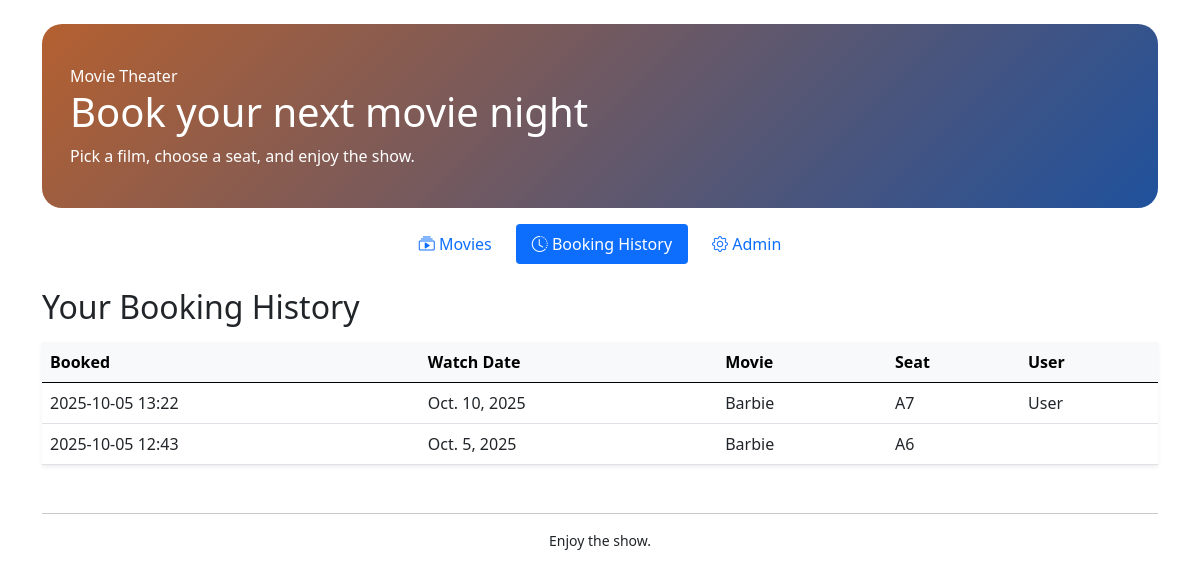
The page /history/ on the database its author committed.
### bookings/models.py (models this page shows, shortened)
class Booking(models.Model):
    movie = models.ForeignKey(
        Movie, on_delete=models.CASCADE, related_name="bookings"
    )
    seat = models.ForeignKey(
        Seat, on_delete=models.PROTECT, related_name="bookings"  # PROTECT recommended
    )
    user = models.ForeignKey(
        settings.AUTH_USER_MODEL, on_delete=models.CASCADE, related_name="bookings"
    )
    booking_date = models.DateTimeField(auto_now_add=True)
    show_date = models.DateField()
    booking_date = models.DateTimeField(auto_now_add=True)
    class Meta:
        unique_together = ("movie", "seat")

class Movie(models.Model):
    title = models.CharField(max_length=200)
    description = models.TextField(blank=True)
    release_date = models.DateField()
    duration = models.PositiveIntegerField(help_text="Duration in minutes")

class Seat(models.Model):
    seat_number = models.CharField(max_length=10, unique=True)  # allow A10, B12, etc.
    is_booked = models.BooleanField(default=False)               # renamed for clarity

### bookings/views.py (the view)
# urls.py: path('history/', booking_history_view, name='booking_history'),
def booking_history_view(request):
    bookings = Booking.objects.select_related('movie', 'seat', 'user').order_by('-booking_date')
    return render(request, 'bookings/booking_history.html', {'bookings': bookings})

### bookings/templates/bookings/booking_history.html (shortened to what this page needs)
{% extends "bookings/base.html" %}
{% block content %}
<h2 class="mb-3">Your Booking History</h2>
<table class="table table-hover align-middle shadow-sm">
  <thead class="table-light">
    <tr>
      <th>Booked</th>
      <th>Watch Date</th>
      <th>Movie</th>
      <th>Seat</th>
      <th>User</th>
    </tr>
  </thead>
  <tbody>
    {% for b in bookings %}
      <tr>
        <td>{{ b.booking_date|date:"Y-m-d H:i" }}</td>
        <td>{{ b.show_date }}</td>
        <td>{{ b.movie.title }}</td>
        <td>{{ b.seat.seat_number }}</td>
        <td>{{ b.user.username }}</td>
      </tr>
    {% empty %}
      <tr><td>No bookings yet.</td></tr>
    {% endfor %}
  </tbody>
</table>
{% endblock %}

### bookings/templates/bookings/base.html (style rules this page uses)
:root { --brand-grad: linear-gradient(135deg, #b46030 0%, #1f519c 100%); }

### rows shown on the page
Booking: booking_date "2025-10-05 13:22", show_date "Oct. 10, 2025", movie "Barbie", seat.seat_number "A7", user.username "User"
Booking: booking_date "2025-10-05 12:43", show_date "Oct. 5, 2025", movie "Barbie", seat.seat_number "A6"
